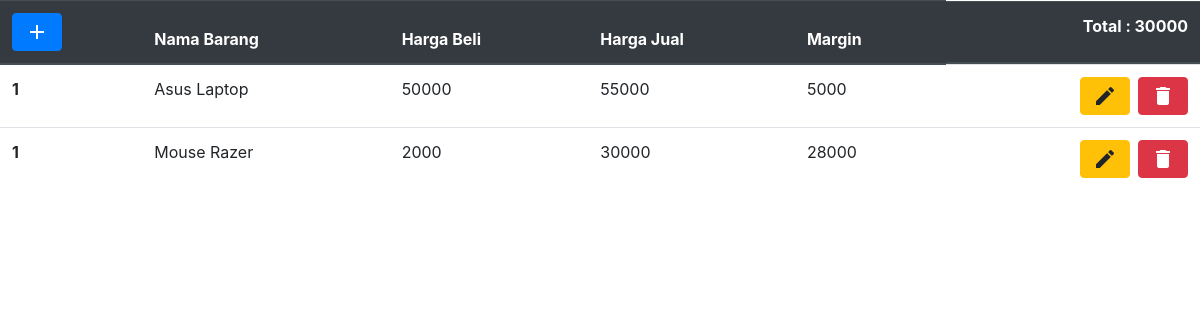
The app's page /frontend/barang/barang.php (signed in) with its own data.
### tables this page shows
CREATE TABLE `barang` (
  `id` int(255) NOT NULL,
  `nama_barang` varchar(255) NOT NULL,
  `harga_beli` int(255) NOT NULL,
  `harga_jual` int(255) NOT NULL
);

### backend/conn.php (called while the page is built, shortened)
<?php
    $server = "localhost";
    $user = "root";
    $pass = '';
    $db = 'crud';
    $conn = mysqli_connect($server, $user, $pass, $db);
    $total = "SELECT SUM(kapasitas) FROM gudang";
    $gudang_total = mysqli_query($conn, $total);
    $gudang_total = mysqli_fetch_row($gudang_total);
    $gudang_total = $gudang_total[0];
    $barang_show = "SELECT * FROM barang";
    $barang = mysqli_query($conn, $barang_show);
?>

### frontend/barang/barang.php (the view, shortened to what this page needs)
<?php
    require('../../backend/conn.php');
?>
<!doctype html>
<html lang="en">
  <head>
    <link rel="stylesheet" href="https://stackpath.bootstrapcdn.com/bootstrap/4.5.2/css/bootstrap.min.css">
    </head>
    <body>
        <table class="table">
            <thead class="thead-dark">
                <tr>
                    <th scope="col">
                        <button type="button" class="btn btn-primary" onClick="window.open('tambah_barang.php');">
                            <i class="material-icons d-flex align-items-center">add</i>
                        </button>
                    </th>
                    <th scope="col">Nama Barang</th>
                    <th scope="col">Harga Beli</th>
                    <th scope="col">Harga Jual</th>
                    <th scope="col">Margin</th>
                    <th class="col d-flex align-items-center justify-content-end pb-4">Total : <?php echo $gudang_total ?></th>
                </tr>
            </thead>
            <tbody>
                <?php
                    while ($data = mysqli_fetch_array($barang)) {
                ?>
                <tr>
                    <th scope="row">1</th>
                    <td><?php echo $data['nama_barang']; ?></td>
                    <td><?php echo $data['harga_beli']; ?></td>
                    <td><?php echo $data['harga_jual']; ?></td>
                    <td><?php echo ($data['harga_jual'] - $data['harga_beli']) ?></td>
                    <td class="d-flex justify-content-end">
                        <a href="edit_barang.php?id=<?php echo $data['id']; ?>">
                            <button type="button" class="btn btn-warning mr-2 d-flex align-items-center">
                                <i class="material-icons">edit</i>
                            </button>
                        </a>
                        <a href="../../backend/barang/delete_barang.php?id=<?php echo $data['id']; ?>">
                            <button type="button" class="btn btn-danger d-flex align-items-center">
                                <i class="material-icons">delete</i>
                            </button>
                        </a>
                    </td>
                </tr>
                <?php
                    }
                ?>
            </tbody>
        </table>
    </body>
</html>

### records on screen
barang: nama_barang "Asus Laptop", harga_beli "50000", harga_jual "55000", $data['harga_jual'] - $data['harga_beli'] "5000"
barang: nama_barang "Mouse Razer", harga_beli "2000", harga_jual "30000", $data['harga_jual'] - $data['harga_beli'] "28000"

### other values on screen
$gudang_total "30000"
